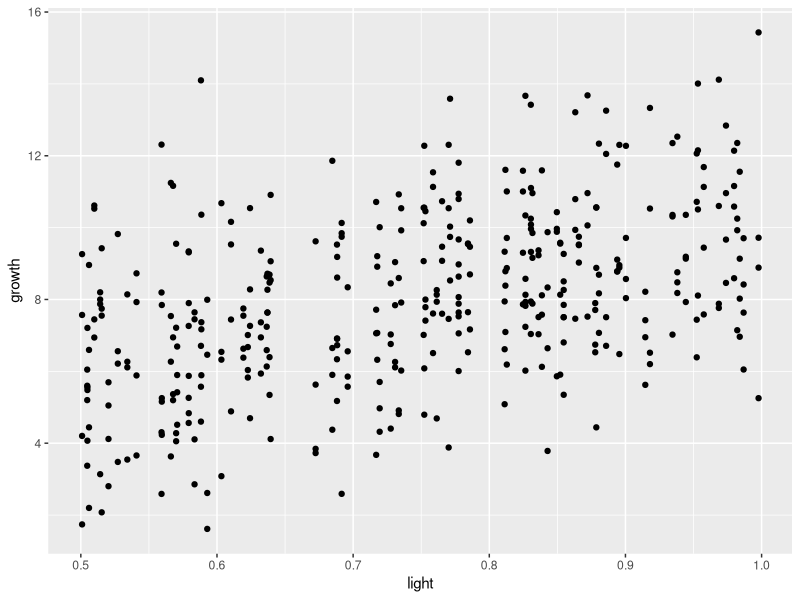
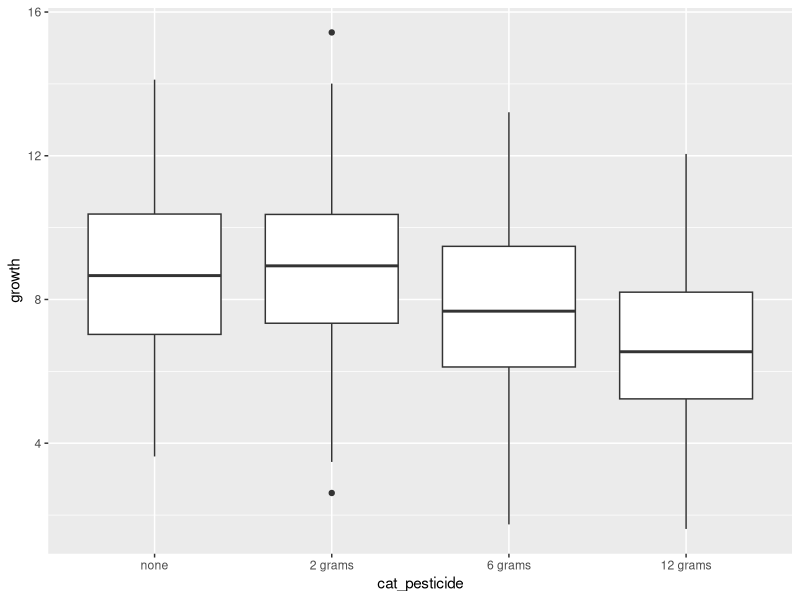
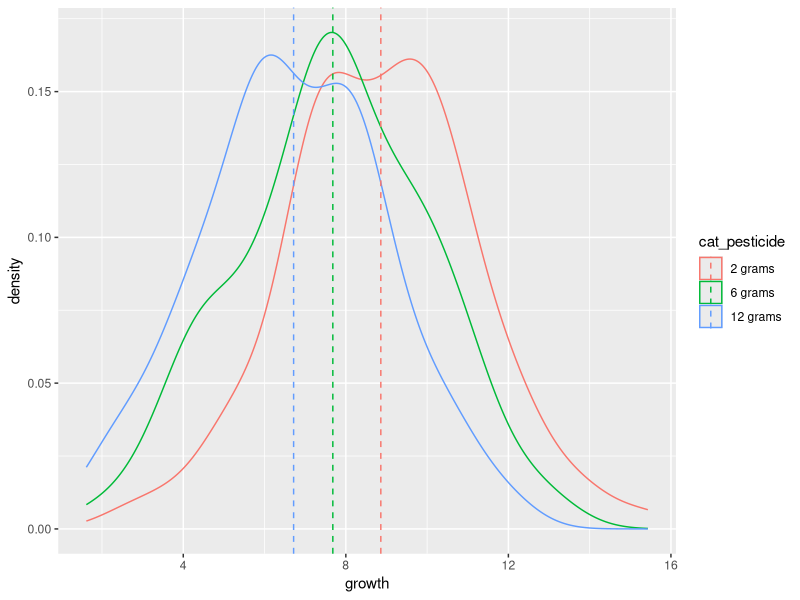

R code for these plots, in order:
## ---- chunk 1
library(tidyverse)

# simulated data for light and water levels
df <- tibble(light = rep(runif(100, .5, 1), each = 4), # observed light amounts between .5 half light and 1- full light
             pesticide =rep(c(0,2,6,12), 100)) %>%
  # simulated growth in inches
  # plants grow more with more light, and less with more pesticide
  mutate(growth = 8*light + -.2*pesticide + rnorm(400, 3, 2)) # 'other factors' are in the rnorm call here we don't know what they were
summary(df$growth)
## ---- chunk 2

df %>% ggplot(aes(light, growth))+
  geom_point()

## ---- chunk 3
df <- df %>% mutate(cat_pesticide = as_factor(case_when(
  pesticide == 0 ~ 'none',
  pesticide == 2 ~ '2 grams',
  pesticide == 6 ~ '6 grams',
  pesticide == 12 ~ '12 grams')))
df %>%
  ggplot(aes(cat_pesticide, growth))+
  geom_boxplot()
## ---- chunk 4
lg_test <- cor.test(df$light,df$growth)
lg_test
## ---- chunk 5
pg_test <- cor.test(df$pesticide,df$growth)
pg_test
## ---- chunk 6
# filter to plants with at least some pesticides
df_somepest <- df %>% filter(pesticide > 0) %>% 
  # calculate the group means for the plot
  group_by(cat_pesticide) %>% mutate(growth_mean = mean(growth)) %>% ungroup()
  
df_somepest %>% ggplot(aes(growth, color = cat_pesticide, group = cat_pesticide))+
  geom_density(alpha = 0.5)+
  geom_vline(aes(xintercept = growth_mean,color = cat_pesticide), linetype = 2)

## ---- chunk 7
# we use a 'formula' here to tell r to do an anova of growth 'by' pesticide
anova1 <- oneway.test(growth ~ pesticide, data = df_somepest)
anova1
